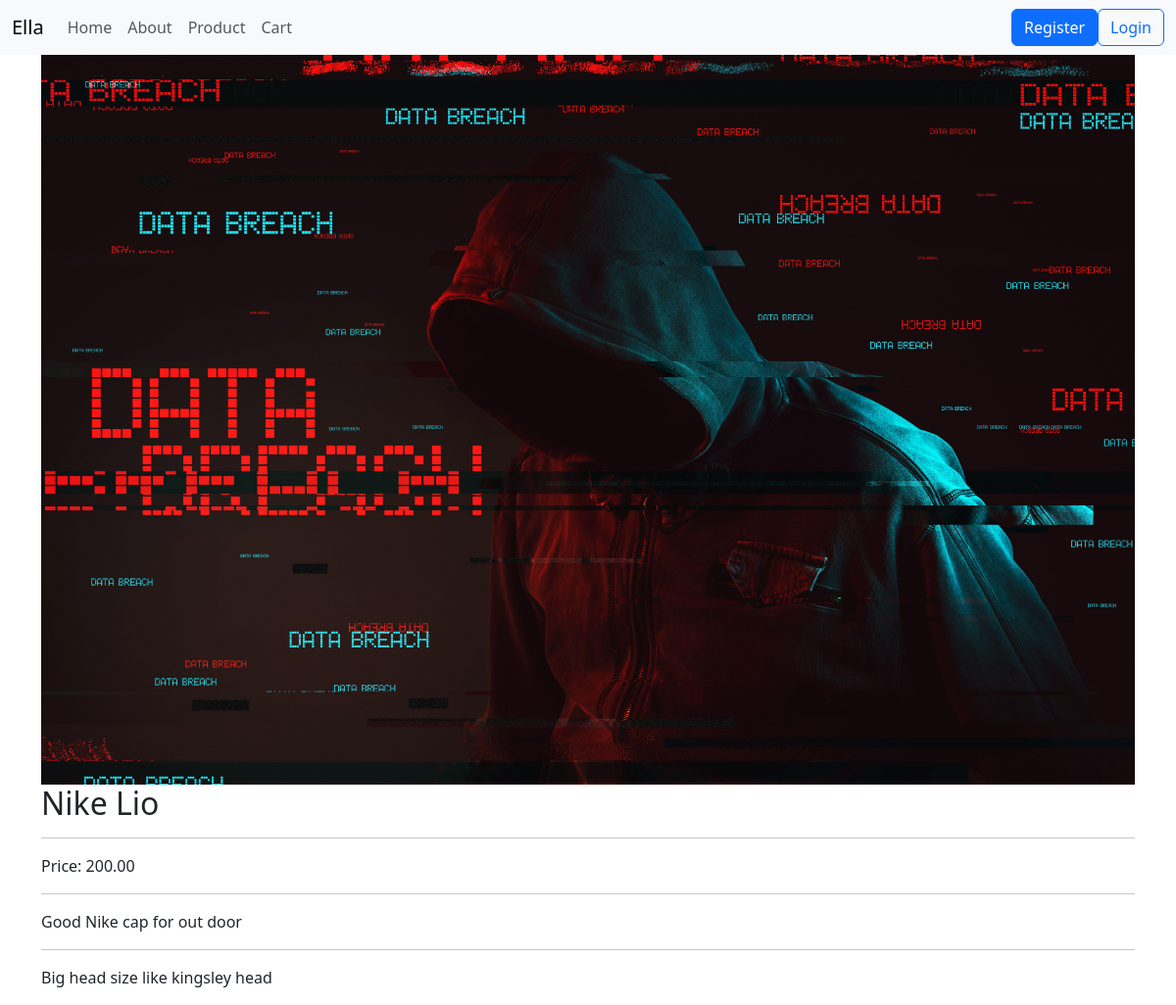
The app's page /product/detail/1/ with its own data.
### EllaCommerce/models.py (models this page shows, shortened)
class Product(models.Model):
    category = models.ForeignKey(Category, on_delete=models.CASCADE, related_name="products")
    name = models.CharField(max_length=50)
    summary = models.CharField(max_length=250)
    slug = models.SlugField(unique=True)
    profile = models.ImageField(upload_to="products/")
    des = models.TextField()
    price = models.DecimalField(max_digits=10, decimal_places=2)
    availability = models.BooleanField(default=False)
    created_at = models.DateTimeField(auto_now_add=True)
    updated_at = models.DateTimeField(auto_now=True)

### EllaCommerce/views.py (the view)
# urls.py: path('detail/<int:product_id>/', views.detail, name="detail"),
def detail(request, product_id):
    product = Product.objects.get(id=product_id)
    return render(request, 'Ella/detail.html', {"product": product})

### EllaCommerce/templates/Ella/detail.html (shortened to what this page needs)
{% extends "layout.html" %}
{% block content %}
<div class="container">
    <img src="{{product.profile.url}}" width="100%" alt="">
    <h2>{{product.name}}</h2>
    <hr>
    <p>
        Price: {{product.price}}
    </p>
    <hr>
    <p>
        {{product.summary}}
    </p>
    <hr>
    <p>
        {{product.des}}
    </p>
</div>
{% endblock content %}

### records on screen
Product: profile (picture), name "Nike Lio", price "200.00", summary "Good Nike cap for out door", des "Big head size like kingsley head"
